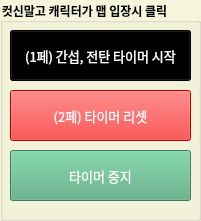
       <widget class="QGroupBox" name="groupBox">
        <property name="geometry">
         <rect>
          <x>430</x>
          <y>110</y>
          <width>201</width>
          <height>221</height>
         </rect>
        </property>
        <property name="font">
         <font>
          <family>메이플스토리</family>
          <weight>75</weight>
          <bold>true</bold>
         </font>
        </property>
        <property name="styleSheet">
         <string notr="true">background-color: rgb(245, 245, 220);</string>
        </property>
        <property name="title">
         <string>컷신말고 캐릭터가 맵 입장시 클릭</string>
        </property>
        <widget class="QPushButton" name="btn_kalos_start">
         <property name="geometry">
          <rect>
           <x>10</x>
           <y>30</y>
           <width>181</width>
           <height>51</height>
          </rect>
         </property>
         <property name="font">
          <font>
           <family>메이플스토리</family>
           <pointsize>10</pointsize>
          </font>
         </property>
         <property name="styleSheet">
          <string notr="true">color: rgb(255, 255, 255);
background-color: rgb(0, 0, 0);</string>
         </property>
         <property name="text">
          <string>(1페) 간섭, 전탄 타이머 시작</string>
         </property>
        </widget>
        <widget class="QPushButton" name="btn_kalos_reset">
         <property name="geometry">
          <rect>
           <x>10</x>
           <y>90</y>
           <width>181</width>
           <height>51</height>
          </rect>
         </property>
         <property name="font">
          <font>
           <family>메이플스토리</family>
           <pointsize>10</pointsize>
          </font>
         </property>
         <property name="styleSheet">
          <string notr="true">background-color: rgb(255, 0, 0);
color: rgb(255, 255, 255);</string>
         </property>
         <property name="text">
          <string>(2페) 타이머 리셋</string>
         </property>
        </widget>
        <widget class="QPushButton" name="btn_kalos_stop">
         <property name="geometry">
          <rect>
           <x>10</x>
           <y>150</y>
           <width>181</width>
           <height>51</height>
          </rect>
         </property>
         <property name="font">
          <font>
           <family>메이플스토리</family>
           <pointsize>10</pointsize>
          </font>
         </property>
         <property name="styleSheet">
          <string notr="true">background-color: rgb(85, 170, 127);
color: rgb(255, 255, 255);</string>
         </property>
         <property name="text">
          <string>타이머 중지</string>
         </property>
        </widget>
       </widget>
